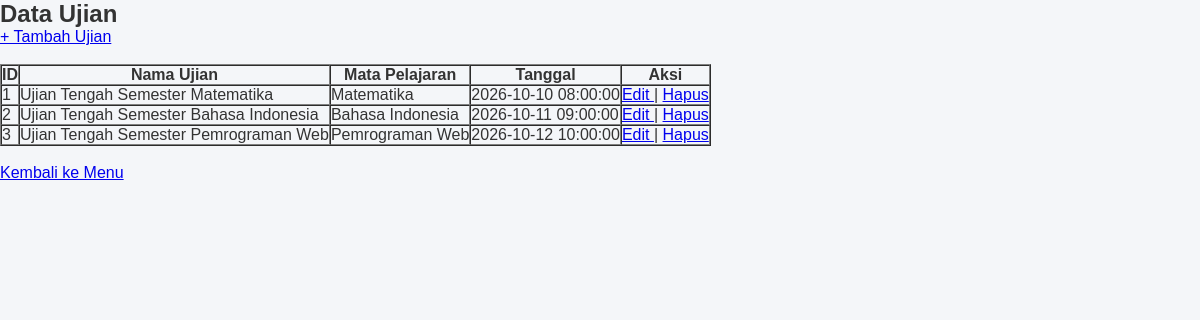
Screenshot of /ujian/index.php with the database file from the repository.
### tables this page shows
CREATE TABLE `ujian` (
  `id_ujian` int(11) NOT NULL,
  `nama_ujian` varchar(50) NOT NULL,
  `id_matpel` int(11) NOT NULL,
  `tanggal` datetime NOT NULL
);

CREATE TABLE `mata_pelajaran` (
  `id_matpel` int(11) NOT NULL,
  `nama_matpel` varchar(50) NOT NULL
);

### ujian/index.php (the view, shortened to what this page needs)
<?php
require_once __DIR__ . '/../config/database.php';
$query = "SELECT
            ujian.id_ujian,
            ujian.nama_ujian,
            mata_pelajaran.nama_matpel,
            ujian.tanggal
          FROM ujian
          INNER JOIN mata_pelajaran
              ON ujian.id_matpel = mata_pelajaran.id_matpel
          ORDER BY ujian.tanggal ASC";
$result = mysqli_query($conn, $query);
?>
<!DOCTYPE html>
<html>
<head>
    <link rel="stylesheet" href="../style.css">
</head class="crud-page>
<body>
    <h2>Data Ujian</h2>
    <a href=" create.php">+ Tambah Ujian</a>
<br><br>
<table border="1" cellpadding="8" cellspacing="0">
    <tr>
        <th>ID</th>
        <th>Nama Ujian</th>
        <th>Mata Pelajaran</th>
        <th>Tanggal</th>
        <th>Aksi</th>
    </tr>
    <?php while ($data = mysqli_fetch_assoc($result)) { ?>
        <tr>
            <td>
                <?= $data['id_ujian']; ?>
            </td>
            <td>
                <?= htmlspecialchars($data['nama_ujian']); ?>
            </td>
            <td>
                <?= htmlspecialchars($data['nama_matpel']); ?>
            </td>
            <td>
                <?= $data['tanggal']; ?>
            </td>
            <td>
                <a href="update.php?id=<?= $data['id_ujian']; ?>">
                    Edit
                </a>
                |
                <a
                    href="delete.php?id=<?= $data['id_ujian']; ?>"
                    onclick="return confirm('Yakin ingin menghapus ujian ini?')">
                    Hapus
                </a>
            </td>
        </tr>
    <?php } ?>
</table>
<br>
<a href="../index.php">Kembali ke Menu</a>
</body>
</html>

### style.css (style rules this page uses)
* { margin: 0; padding: 0; box-sizing: border-box; }

### rows the page displays
ujian: id_ujian "1", nama_ujian "Ujian Tengah Semester Matematika", id_matpel.nama_matpel "Matematika", tanggal "2026-10-10 08:00:00"
ujian: id_ujian "2", nama_ujian "Ujian Tengah Semester Bahasa Indonesia", id_matpel.nama_matpel "Bahasa Indonesia", tanggal "2026-10-11 09:00:00"
ujian: id_ujian "3", nama_ujian "Ujian Tengah Semester Pemrograman Web", id_matpel.nama_matpel "Pemrograman Web", tanggal "2026-10-12 10:00:00"
